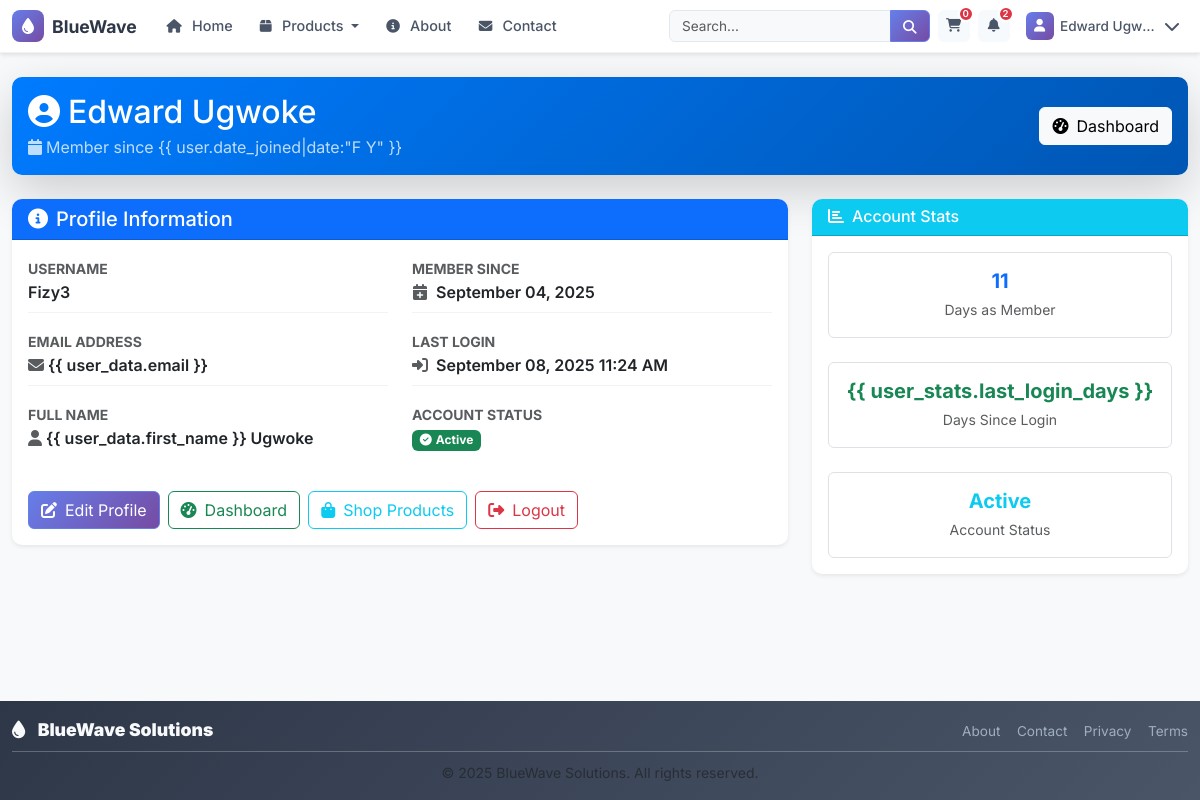
Page /accounts/profile/ (signed in) on the committed database.
### accounts/models.py (models this page shows, shortened)
class CustomUser(AbstractUser):
    email = models.EmailField(
        verbose_name="email address",
        unique=True,
        help_text="Required. Enter a valid email address."
    )
    groups = models.ManyToManyField(
        Group,
        verbose_name="groups",
        blank=True,
        help_text="The groups this user belongs to.",
        related_name="customuser_set",
        related_query_name="customuser",
    )
    user_permissions = models.ManyToManyField(
        Permission,
        verbose_name="user permissions",
        blank=True,
        help_text="Specific permissions for this user.",
        related_name="customuser_permissions_set",
        related_query_name="customuser_permission",
    )
    USERNAME_FIELD = 'email'
    REQUIRED_FIELDS = ['username']  # Required when creating superuser via createsuperuser
    class Meta:
        verbose_name = "User"
        verbose_name_plural = "Users"

### accounts/views.py (the view)
# urls.py: path("profile/", views.profile_page, name="profile_page"),
@login_required
def profile_page(request):
    user = request.user
    user_stats = {
        'days_since_joined': (timezone.now().date() - user.date_joined.date()).days,
        'last_login_days': (timezone.now().date() - user.last_login.date()).days if user.last_login else None,
        'is_staff': user.is_staff,
        'is_superuser': user.is_superuser,
    }
    user_data = {
        'username': user.username,
        'email': user.email,
        'first_name': user.first_name,
        'last_name': user.last_name,
        'full_name': user.get_full_name() or user.username,
        'id': user.id,
        'date_joined': user.date_joined,
        'last_login': user.last_login,
    }
    context = {
        'user_data': user_data,
        'user_stats': user_stats,
        'page_title': f'Profile - {user.username}'
    }
    return render(request, "accounts/profile.html", context)

### templates/accounts/profile.html (shortened to what this page needs)
{% extends "base.html" %}
{% load static %}
{% block content %}
<div class="container mt-4">
  <div class="row mb-4">
    <div class="col-12">
      <div class="card bg-gradient-primary text-white shadow-lg">
        <div class="card-body">
          <div class="row align-items-center">
            <div class="col-md-8">
              <h2 class="mb-1">
                <i class="fas fa-user-circle me-2"></i>{{ user_data.full_name }}
              </h2>
              <p class="mb-0 opacity-75">
                <i class="fas fa-calendar me-1"></i>Member since {{
                user.date_joined|date:"F Y" }}
              </p>
            </div>
            <div class="col-md-4 text-end">
              <a href="{% url 'core:dashboard' %}" class="btn btn-light">
                <i class="fas fa-tachometer-alt me-2"></i>Dashboard
              </a>
            </div>
          </div>
        </div>
      </div>
    </div>
  </div>
  <div class="row">
    <div class="col-lg-8 mb-4">
      <div class="card shadow-sm">
        <div class="card-header bg-primary text-white">
          <h5 class="mb-0">
            <i class="fas fa-info-circle me-2"></i>Profile Information
          </h5>
        </div>
        <div class="card-body">
          <div class="row">
            <div class="col-md-6">
              <div class="profile-info">
                <div class="info-item mb-3">
                  <label class="fw-bold text-muted small">USERNAME</label>
                  <div class="fw-semibold">{{ user_data.username }}</div>
                </div>
                <div class="info-item mb-3">
                  <label class="fw-bold text-muted small">EMAIL ADDRESS</label>
                  <div class="fw-semibold">
                    <i class="fas fa-envelope me-1 text-muted"></i>{{
                    user_data.email }}
                  </div>
                </div>
                <div class="info-item mb-3">
                  <label class="fw-bold text-muted small">FULL NAME</label>
                  <div class="fw-semibold">
                    {% if user.first_name or user.last_name %}
                    <i class="fas fa-user me-1 text-muted"></i>{{
                    user_data.first_name }} {{ user_data.last_name }} {% else %}
                    <span class="text-muted fst-italic">Not provided</span>
                    {% endif %}
                  </div>
                </div>
              </div>
            </div>
            <div class="col-md-6">
              <div class="account-details">
                <div class="info-item mb-3">
                  <label class="fw-bold text-muted small">MEMBER SINCE</label>
                  <div class="fw-semibold">
                    <i class="fas fa-calendar-plus me-1 text-muted"></i>
                    {{ user_data.date_joined|date:"F d, Y" }}
                  </div>
                </div>
                <div class="info-item mb-3">
                  <label class="fw-bold text-muted small">LAST LOGIN</label>
                  <div class="fw-semibold">
                    {% if user_data.last_login %}
                    <i class="fas fa-sign-in-alt me-1 text-muted"></i>
                    {{ user_data.last_login|date:"F d, Y g:i A" }} {% else %}
                    <span class="text-muted fst-italic"
                      >Never logged in before</span
                    >
                    {% endif %}
                  </div>
                </div>
                <div class="info-item mb-3">
                  <label class="fw-bold text-muted small">ACCOUNT STATUS</label>
                  <div class="fw-semibold">
                    {% if user.is_active %}
                    <span class="badge bg-success">
                      <i class="fas fa-check-circle me-1"></i>Active
                    </span>
                    {% else %}
                    <span class="badge bg-danger">
                      <i class="fas fa-times-circle me-1"></i>Inactive
                    </span>
                    {% endif %}
                  </div>
                </div>
              </div>
            </div>
          </div>
          <div class="row mt-4">
            <div class="col-12">
              <div class="d-flex flex-wrap gap-2">
                <a href="{% url 'edit_profile_view' %}" class="btn btn-primary">
                  <i class="fas fa-edit me-2"></i>Edit Profile
                </a>
                <a
                  href="{% url 'core:dashboard' %}"
                  class="btn btn-outline-success"
                >
                  <i class="fas fa-tachometer-alt me-2"></i>Dashboard
                </a>
                <a
                  href="{% url 'products:product_list' %}"
                  class="btn btn-outline-info"
                >
                  <i class="fas fa-shopping-bag me-2"></i>Shop Products
                </a>
                <a
                  href="{% url 'logout_view' %}"
                  class="btn btn-outline-danger"
                >
                  <i class="fas fa-sign-out-alt me-2"></i>Logout
                </a>
              </div>
            </div>
          </div>
        </div>
      </div>
    </div>
    <div class="col-lg-4 mb-4">
      <div class="card shadow-sm">
        <div class="card-header bg-info text-white">
          <h6 class="mb-0">
            <i class="fas fa-chart-bar me-2"></i>Account Stats
          </h6>
        </div>
        <div class="card-body">
          <div class="stats-grid">
            <div class="stat-item text-center p-3 border rounded mb-3">
              <div class="fw-bold text-primary h5 mb-1">
                {{ user_stats.days_since_joined }}
              </div>
              <small class="text-muted">Days as Member</small>
            </div>
            <div class="stat-item text-center p-3 border rounded mb-3">
              <div class="fw-bold text-success h5 mb-1">
                {% if user_stats.last_login_days is not None %} {{
                user_stats.last_login_days }} {% else %} N/A {% endif %}
              </div>
              <small class="text-muted">Days Since Login</small>
            </div>
            <div class="stat-item text-center p-3 border rounded">
              <div class="fw-bold text-info h5 mb-1">Active</div>
              <small class="text-muted">Account Status</small>
            </div>
          </div>
        </div>
      </div>
    </div>
  </div>
</div>
{% endblock %}

### templates/base.html (shortened to what this page needs)
{% load static %}
<!DOCTYPE html>
<html lang="en">
  <head>
    <link
      href="https://cdn.jsdelivr.net/npm/bootstrap@5.3.2/dist/css/bootstrap.min.css"
      rel="stylesheet"
    />
    <link
      rel="stylesheet"
      href="https://cdnjs.cloudflare.com/ajax/libs/font-awesome/6.4.0/css/all.min.css"
    />
    <link rel="stylesheet" href="{% static 'css/auth.css' %}" />
  </head>
  <body class="d-flex flex-column min-vh-100">
    <nav
      class="navbar navbar-expand-lg navbar-light bg-white shadow-sm sticky-top"
    >
      <div class="container">
        <a class="navbar-brand" href="{% url 'core:landing_page' %}">
          <div class="brand-container">
            <div class="brand-icon">
              <i class="fas fa-tint"></i>
            </div>
            <div class="brand-text">
              <span class="brand-name">BlueWave</span>
            </div>
          </div>
        </a>
        <div class="collapse navbar-collapse" id="navbarNav">
          <ul class="navbar-nav me-auto">
            <li class="nav-item">
              <a class="nav-link" href="{% url 'core:landing_page' %}">
                <i class="fas fa-home"></i>
                <span class="nav-text">Home</span>
              </a>
            </li>
            <li class="nav-item dropdown">
              <a
                class="nav-link dropdown-toggle"
                href="#"
                id="productsDropdown"
                role="button"
                data-bs-toggle="dropdown"
                aria-expanded="false"
              >
                <i class="fas fa-box"></i>
                <span class="nav-text">Products</span>
              </a>
            </li>
            <li class="nav-item">
              <a class="nav-link" href="{% url 'core:about' %}">
                <i class="fas fa-info-circle"></i>
                <span class="nav-text">About</span>
              </a>
            </li>
            <li class="nav-item">
              <a class="nav-link" href="{% url 'core:contact' %}">
                <i class="fas fa-envelope"></i>
                <span class="nav-text">Contact</span>
              </a>
            </li>
          </ul>
          <div class="search-container me-2">
            <form
              class="search-form"
              method="get"
              action="{% url 'products:product_list' %}"
            >
              <div class="input-group">
                <input
                  type="search"
                  name="search"
                  class="form-control search-input"
                  placeholder="Search..."
                  value="{{ request.GET.search|default:'' }}"
                />
                <button class="btn search-btn" type="submit">
                  <i class="fas fa-search"></i>
                </button>
              </div>
            </form>
          </div>
          <div class="user-actions d-flex align-items-center">
            {% if user.is_authenticated %}
            <a
              href="{% url 'cart:cart_detail' %}"
              class="nav-icon-link me-2"
              title="Shopping Cart"
            >
              <i class="fas fa-shopping-cart"></i>
              <span class="icon-badge" id="cart-count">0</span>
            </a>
            <div class="dropdown me-2">
              <a
                href="#"
                class="nav-icon-link"
                data-bs-toggle="dropdown"
                title="Notifications"
                aria-expanded="false"
              >
                <i class="fas fa-bell"></i>
                <span class="icon-badge">2</span>
              </a>
            </div>
            <div class="dropdown">
              <a
                href="#"
                class="user-dropdown-toggle"
                data-bs-toggle="dropdown"
                title="Account Menu"
                aria-expanded="false"
              >
                <div class="user-avatar">
                  <i class="fas fa-user"></i>
                </div>
                <span class="user-name d-none d-lg-inline"
                  >{{ user.get_full_name|default:user.username }}</span
                >
                <i class="fas fa-chevron-down ms-1 d-none d-lg-inline"></i>
              </a>
            </div>
            {% endif %}
          </div>
        </div>
      </div>
    </nav>
    <main class="flex-fill">
       {% block content %}{% endblock %}
    </main>
    <footer class="footer py-3 bg-dark text-light mt-auto">
      <div class="container">
        <div class="row align-items-center">
          <div class="col-md-6">
            <div class="footer-brand">
              <i class="fas fa-tint me-2"></i>
              <strong>BlueWave Solutions</strong>
            </div>
          </div>
          <div class="col-md-6 text-md-end">
            <div class="footer-links">
              <a href="{% url 'core:about' %}" class="footer-link">About</a>
              <a href="{% url 'core:contact' %}" class="footer-link">Contact</a>
              <a href="#" class="footer-link">Privacy</a>
              <a href="#" class="footer-link">Terms</a>
            </div>
          </div>
        </div>
        <hr class="my-2 opacity-25" />
        <div class="row">
          <div class="col-12 text-center">
            <small class="text-muted">
              &copy; 2025 BlueWave Solutions. All rights reserved.
            </small>
          </div>
        </div>
      </div>
    </footer>
  </body>
</html>

### static/css/auth.css (style rules this page uses)
a { transition: color 0.2s ease; }

### templates/accounts/profile.html (style rules this page uses)
.bg-gradient-primary { background: linear-gradient(135deg, #007bff 0%, #0056b3 100%); }
.profile-info .info-item, .account-details .info-item { padding-bottom: 0.5rem; border-bottom: 1px solid #f1f3f4; }
.profile-info .info-item:last-child, .account-details .info-item:last-child { border-bottom: none; padding-bottom: 0; }
.stats-grid { display: grid; grid-template-columns: 1fr; gap: 0.5rem; }
.card { border: none; border-radius: 10px; }
.card-header { border-radius: 10px 10px 0 0 !important; }

### rows in the picture
CustomUser: get_full_name "Edward Ugw…", username "Fizy3", last_name "Ugwoke", date_joined "September 04, 2025", last_login "September 08, 2025 11:24 AM"

### other values in the picture
{{ user_data.full_name }} "Edward Ugwoke"
{{ user_stats.days_since_joined }} "11"
